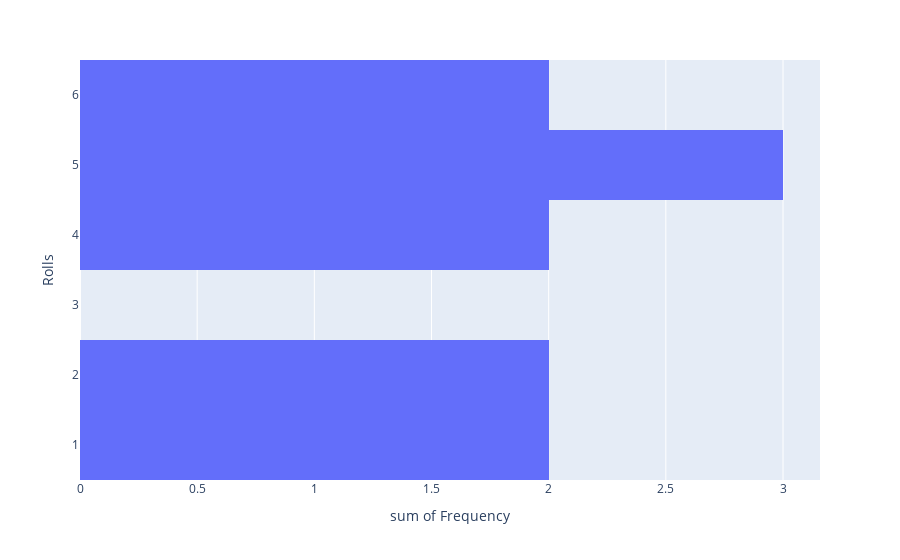

The notebook cell saved with this chart:
### Code cell
px.histogram(frequency_distribution, x='Frequency', y='Rolls', nbins=10, orientation='h')

### Figure 1 — Plotly figure (JSON) as saved in the notebook; plotly's stock layout.template omitted (floating-point values rounded to 4 significant figures)
{"data": [{"alignmentgroup": "True", "bingroup": "y", "histfunc": "sum", "hovertemplate": "sum of Frequency=%{x}<br>Rolls=%{y}<extra></extra>", "legendgroup": "", "marker": {"color": "#636efa", "pattern": {"shape": ""}}, "name": "", "nbinsy": 10, "offsetgroup": "", "orientation": "h", "showlegend": false, "type": "histogram", "x": [3, 2, 2, 2, 2], "xaxis": "x", "y": [5, 6, 1, 2, 4], "yaxis": "y"}], "layout": {"barmode": "relative", "legend": {"tracegroupgap": 0}, "margin": {"t": 60}, "xaxis": {"anchor": "y", "domain": [0, 1], "title": {"text": "sum of Frequency"}}, "yaxis": {"anchor": "x", "domain": [0, 1], "title": {"text": "Rolls"}}}}
